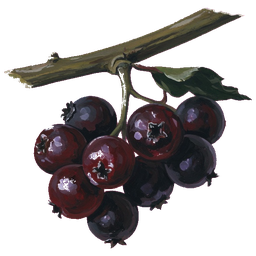
#> input picture assets/resources/berries.png, 256 x 256 px, given in place of 1.jpg, which was not available
$ python process_assets.py
#> lines starting #> are read from the running program, lines starting #| are printed output that depends on the picture
#> in save_tile, im is the input picture: PIL image 256x256 RGBA; mean R, G, B, A 27, 22.2, 22.6, 102
"""Convert generated Imagine images into engine-ready PNGs."""
from __future__ import annotations

from pathlib import Path

import numpy as np
from PIL import Image, ImageDraw, ImageFilter

ROOT = Path(__file__).resolve().parents[1]
SRC = Path(
    r"C:\Users\Monster\.grok\sessions"
    r"\C%3A%5CUsers%5CMonster%5Ccode%5Cblackbox"
    r"\01a02610-3f20-7cb1-9f4a-8a0986ad188e\images"
)
ASSETS = ROOT / "assets"


def make_seamless(im: Image.Image, size: int = 512, blend: int = 10) -> Image.Image:
#> called with size = 512, blend = 10
    im = im.convert("RGB").resize((size, size), Image.Resampling.LANCZOS)
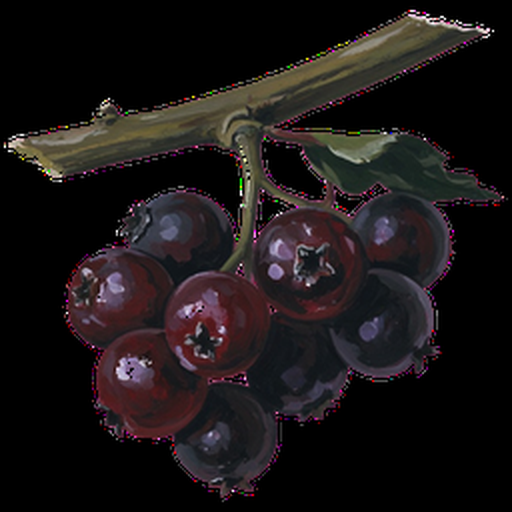
#> im: PIL image 512x512 RGB; mean R, G, B 27.3, 22.4, 22.9
    out = np.asarray(im).astype(np.float32)
    # Match only the outermost pixels so tiling does not flash a 1px edge.
    # Heavy wrap-blends created striped frames on rocky ground; keep this tiny.
    for axis in (0, 1):
        a = 0.5 * (np.take(out, 0, axis=axis) + np.take(out, size - 1, axis=axis))
        for idx in (0, size - 1):
            sl = [slice(None)] * out.ndim
            sl[axis] = idx
            out[tuple(sl)] = a
#> out: shape (512, 512, 3) float32; mean R, G, B 27.3, 22.4, 22.9
    return Image.fromarray(np.clip(out, 0, 255).astype(np.uint8))


# [85 lines left out: functions chroma_key, paint_activity, not called in this run]


def save_tile(src: Path, dst: Path) -> None:
    dst.parent.mkdir(parents=True, exist_ok=True)
    im = Image.open(src)
    make_seamless(im).save(dst)


def save_sprite(src: Path, dst: Path, size: int = 256) -> None:
    dst.parent.mkdir(parents=True, exist_ok=True)
    im = Image.open(src)
    chroma_key(im, size=size).save(dst)


def main() -> None:
    mapping_tiles = {
        "1.jpg": ASSETS / "terrain" / "meadow.png",
        "3.jpg": ASSETS / "terrain" / "forest_floor.png",
        "2.jpg": ASSETS / "terrain" / "rocky.png",
    }
    sprites = {
        "14.jpg": (ASSETS / "people" / "man.png", 256),
        "15.jpg": (ASSETS / "people" / "woman.png", 256),
        "16.jpg": (ASSETS / "people" / "elder_man.png", 256),
        "18.jpg": (ASSETS / "people" / "elder_woman.png", 256),
        "17.jpg": (ASSETS / "people" / "child.png", 256),
        "5.jpg": (ASSETS / "structures" / "hut_01.png", 256),
        "8.jpg": (ASSETS / "structures" / "hut_02.png", 256),
        "7.jpg": (ASSETS / "structures" / "hut_03.png", 256),
        "4.jpg": (ASSETS / "icons" / "good_berries.png", 256),
        "6.jpg": (ASSETS / "icons" / "good_meat.png", 256),
        "11.jpg": (ASSETS / "icons" / "good_wood.png", 256),
        "9.jpg": (ASSETS / "icons" / "good_stone.png", 256),
        "10.jpg": (ASSETS / "icons" / "good_spear.png", 256),
        "12.jpg": (ASSETS / "resources" / "game.png", 256),
    }
    for name, dst in mapping_tiles.items():
        save_tile(SRC / name, dst)
        print("tile", dst)
#> pass 2 of the loop in main, `for name, dst in mapping_tiles.items():`:
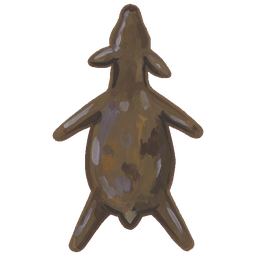
#> input picture assets/resources/game.png, 256 x 256 px, given in place of 3.jpg, which was not available
#> in save_tile, im is the input picture: PIL image 256x256 RGBA; mean R, G, B, A 29, 23.5, 19.6, 67.7
#> in make_seamless (call 2), `im = im.convert("RGB").resize((size, size), Image.Resampling.LANCZOS)`:
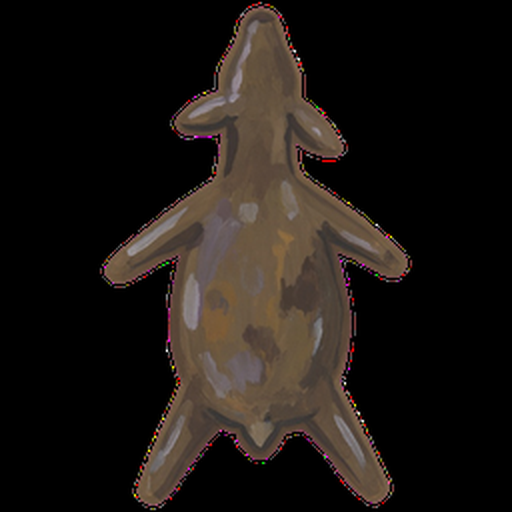
#> im: PIL image 512x512 RGB; mean R, G, B 29.2, 23.6, 19.8
    for name, (dst, size) in sprites.items():
        save_sprite(SRC / name, dst, size=size)
        print("sprite", dst)
    # Resource map markers reuse goods where appropriate.
    for src, dst in [
        (ASSETS / "icons" / "good_berries.png", ASSETS / "resources" / "berries.png"),
        (ASSETS / "icons" / "good_wood.png", ASSETS / "resources" / "wood.png"),
        (ASSETS / "icons" / "good_stone.png", ASSETS / "resources" / "stone.png"),
    ]:
        Image.open(src).save(dst)
        print("copy", dst)
    act = ASSETS / "icons"
    act.mkdir(parents=True, exist_ok=True)
    for kind, name in [
        ("forage", "activity_forage.png"),
        ("hunt", "activity_hunt.png"),
        ("wood", "activity_wood.png"),
        ("stone", "activity_stone.png"),
        ("craft", "activity_craft.png"),
    ]:
        paint_activity(kind, act / name)
        print("activity", act / name)


if __name__ == "__main__":
#> (the run stopped early here; a loop or call above may not have finished)
